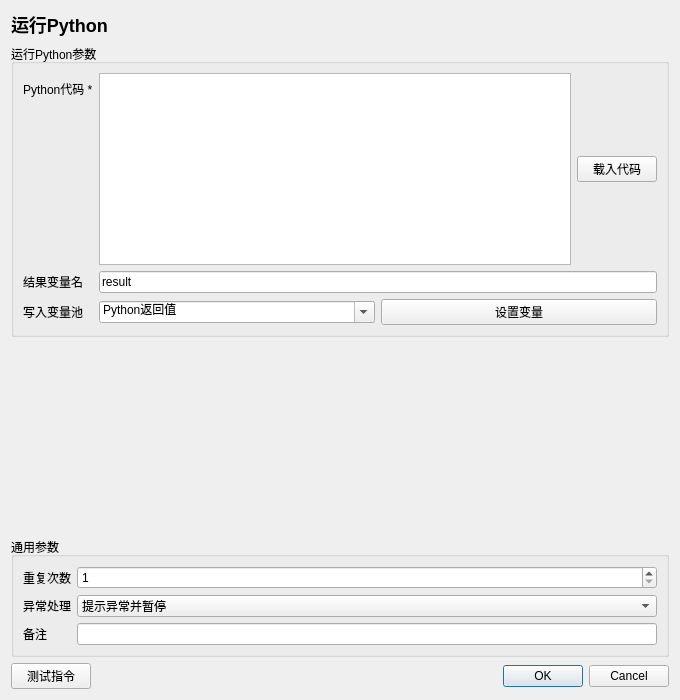
<?xml version="1.0" encoding="UTF-8"?>
<ui version="4.0"><class>InstructionEditor</class><widget class="QDialog" name="InstructionEditor">
<property name="geometry"><rect><x>0</x><y>0</y><width>680</width><height>700</height></rect></property><property name="minimumSize"><size><width>560</width><height>480</height></size></property><property name="windowTitle"><string>运行Python</string></property>
<layout class="QVBoxLayout" name="rootLayout">
<item><widget class="QLabel" name="titleLabel"><property name="text"><string>运行Python</string></property><property name="styleSheet"><string>font-size: 18px; font-weight: 600;</string></property></widget></item>
<item><widget class="QGroupBox" name="parameterGroupBox"><property name="title"><string>运行Python参数</string></property><layout class="QFormLayout" name="parameterFormLayout"><item row="0" column="0"><widget class="QLabel" name="parameterLabel_0"><property name="text"><string>Python代码 *</string></property></widget></item><item row="0" column="1"><widget class="QWidget" name="parameterContainer_0" native="true"><layout class="QHBoxLayout" name="parameterLayout_0"><property name="leftMargin"><number>0</number></property><property name="topMargin"><number>0</number></property><property name="rightMargin"><number>0</number></property><property name="bottomMargin"><number>0</number></property><item><widget class="QPlainTextEdit" name="parameter_0"><property name="minimumSize"><size><width>0</width><height>80</height></size></property><property name="plainText"><string></string></property></widget></item><item><widget class="QPushButton" name="auxiliary_0"><property name="text"><string>载入代码</string></property></widget></item></layout></widget></item>
<item row="1" column="0"><widget class="QLabel" name="parameterLabel_1"><property name="text"><string>结果变量名</string></property></widget></item><item row="1" column="1"><widget class="QLineEdit" name="parameter_1"><property name="text"><string>result</string></property></widget></item>
<item row="2" column="0"><widget class="QLabel" name="parameterLabel_2"><property name="text"><string>写入变量池</string></property></widget></item><item row="2" column="1"><widget class="QWidget" name="parameterContainer_2" native="true"><layout class="QHBoxLayout" name="parameterLayout_2"><property name="leftMargin"><number>0</number></property><property name="topMargin"><number>0</number></property><property name="rightMargin"><number>0</number></property><property name="bottomMargin"><number>0</number></property><item><widget class="QComboBox" name="parameter_2"><property name="editable"><bool>true</bool></property><item><property name="text"><string>Python返回值</string></property></item></widget></item><item><widget class="QPushButton" name="auxiliary_2"><property name="text"><string>设置变量</string></property></widget></item></layout></widget></item></layout></widget></item>
<item><spacer name="verticalSpacer"><property name="orientation"><enum>Qt::Vertical</enum></property><property name="sizeHint" stdset="0"><size><width>20</width><height>20</height></size></property></spacer></item>
<item><widget class="QGroupBox" name="commonGroupBox"><property name="title"><string>通用参数</string></property><layout class="QFormLayout" name="commonFormLayout">
<item row="0" column="0"><widget class="QLabel" name="repeatLabel"><property name="text"><string>重复次数</string></property></widget></item><item row="0" column="1"><widget class="QSpinBox" name="repeatSpinBox"><property name="minimum"><number>1</number></property><property name="maximum"><number>999999</number></property><property name="value"><number>1</number></property></widget></item>
<item row="1" column="0"><widget class="QLabel" name="errorPolicyLabel"><property name="text"><string>异常处理</string></property></widget></item><item row="1" column="1"><widget class="QComboBox" name="errorPolicyComboBox"><item><property name="text"><string>自动跳过</string></property></item><item><property name="text"><string>提示异常并暂停</string></property></item><item><property name="text"><string>提示异常并停止</string></property></item><property name="currentIndex"><number>1</number></property></widget></item>
<item row="2" column="0"><widget class="QLabel" name="noteLabel"><property name="text"><string>备注</string></property></widget></item><item row="2" column="1"><widget class="QLineEdit" name="noteEdit"/></item>
</layout></widget></item>
<item><layout class="QHBoxLayout" name="footerLayout"><item><widget class="QPushButton" name="testButton"><property name="text"><string>测试指令</string></property></widget></item><item><spacer name="footerSpacer"><property name="orientation"><enum>Qt::Horizontal</enum></property><property name="sizeHint" stdset="0"><size><width>40</width><height>20</height></size></property></spacer></item><item><widget class="QDialogButtonBox" name="buttonBox"><property name="standardButtons"><set>QDialogButtonBox::Cancel|QDialogButtonBox::Ok</set></property></widget></item></layout></item>
</layout></widget><resources/><connections/></ui>
